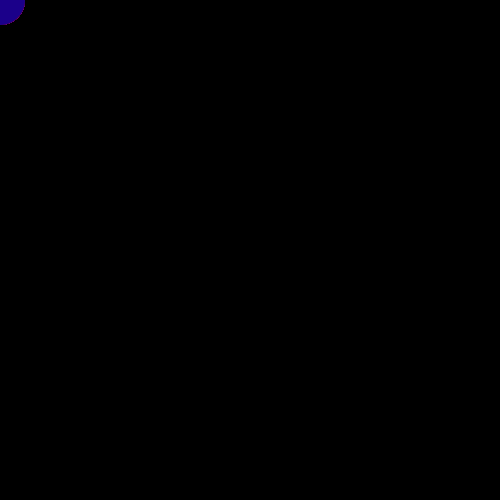
Frame 1 (no input)
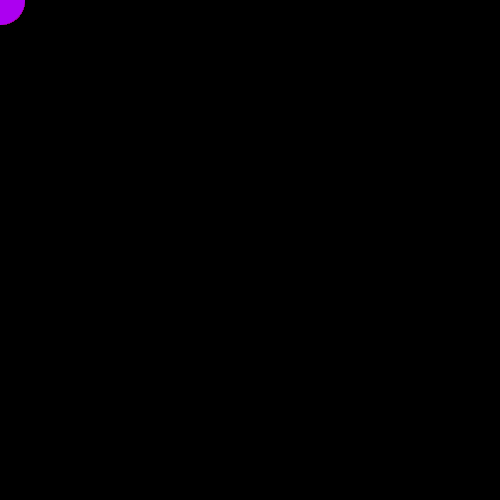
Frame 60 (the mouse pressed at the canvas centre just before this capture)
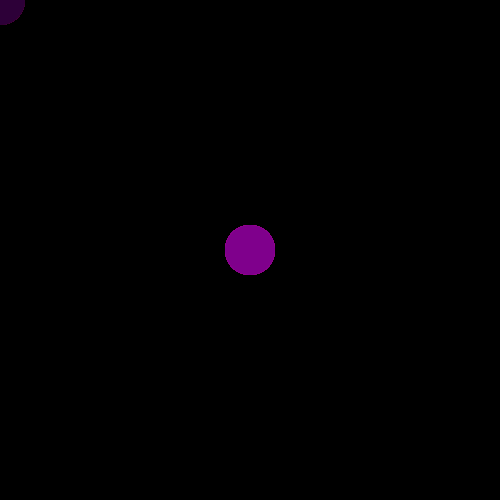
Frame 120 (the mouse held since frame 60 and released just before this capture)

The Processing sketch that drew these frames (run headless with seeded random() and noise(); from frame 60 on, the mouse is pressed at the canvas centre):

// Processing sketch: Aug8_Class2B
// ── Aug8_Class2B.pde
int numPos = 50;
int [] xPos = new int[numPos];
int [] yPos = new int[numPos];

void setup(){
  size(500, 500);
  smooth();
  noStroke();
  
  background(0);

  for(int i=0; i<numPos; i++){
    xPos[i] = 0;
    yPos[i] = 0;
  }
}

void draw(){
  fill(0, 10);
  rect(0, 0, width, height);
  for(int i = 0; i < numPos - 1; i++){
    xPos[i] = xPos[i+1];
    yPos[i] = yPos[i+1];
  }
  
  xPos[numPos-1] = mouseX;
  yPos[numPos-1] = mouseY;
  
  for(int i = 0; i < numPos; i++){
    fill(random(255), random(0), random(255));
    ellipse(xPos[i], yPos[i], 50, 50);
  }
  
}
